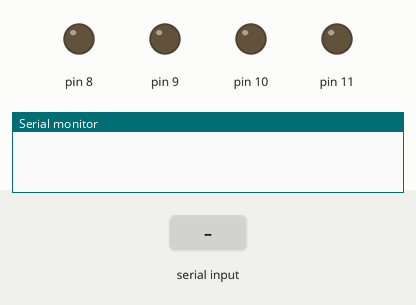
Simulated run of this sketch. Board: Arduino Uno, built with avr-gcc and run on an emulated ATmega328P. Parts: output pins drawn as LEDs (lit = HIGH), the last lines printed to the serial monitor. The test bench sets the inputs (shaded band).

Above: at 1.2 s.
1.3 s: "A\n" received over Serial
At 2.1 s:
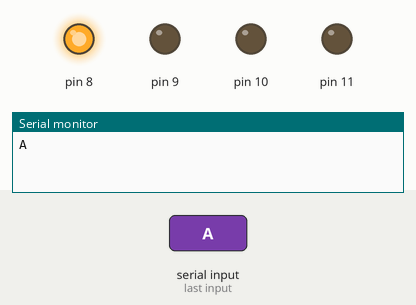
2.8 s: byte 66 ('B') received over Serial
At 3.3 s:
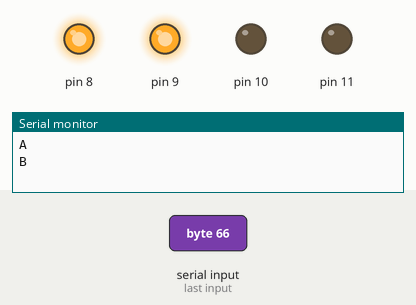
4.3 s: byte 97 ('a') received over Serial
At 5.5 s:
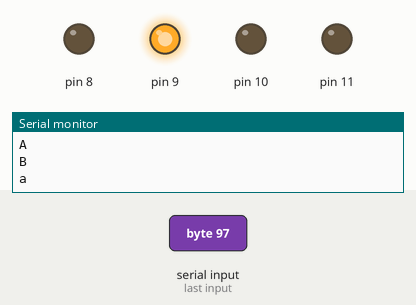
5.8 s: byte 67 ('C') received over Serial
At 6.8 s:
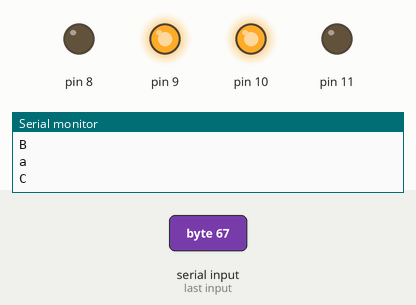
7.3 s: byte 98 ('b') received over Serial
At 7.9 s:
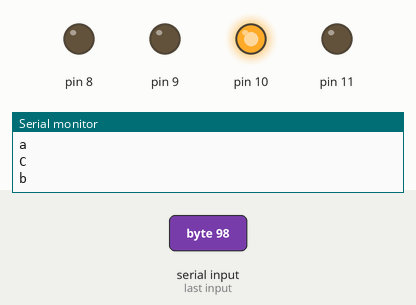
8.8 s: byte 68 ('D') received over Serial
At 9.1 s:
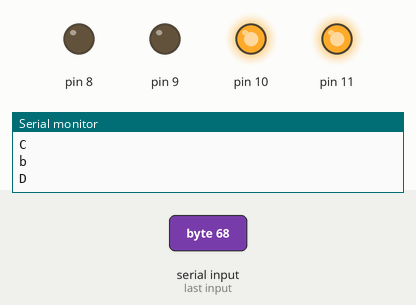
Timing chart, 0 to 11.3 s (numbered marks = the images above; inputs shaded):
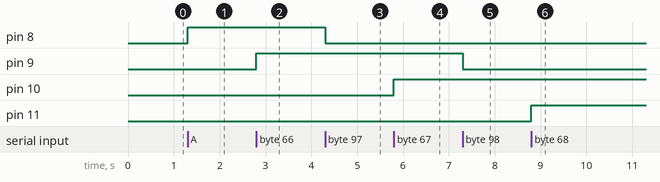

The sketch:

automation_bluetooth.ino
```cpp
/*
* Bluetooh based Home Automation
* Coder - Tashmin Mishra
*/
char data = 0;
void setup()
{
    Serial.begin(9600);   //Sets the baud for serial data transmission
    pinMode(8, OUTPUT);
    pinMode(9, OUTPUT);
    pinMode(10, OUTPUT);
    pinMode(11, OUTPUT);

}
void loop()
{
   if(Serial.available() > 0)      // Send data only when you receive data:
   {
      data = Serial.read();        //Read the incoming data & store into data
      Serial.print(data);          //Print Value inside data in Serial monitor
      Serial.print("\n");
      if(data == 'A')              // Checks whether value of data is equal to 'A'
         digitalWrite(8, HIGH);   //If value is A then device turns ON
      else if(data == 'a')         //  Checks whether value of data is equal to 'a'
         digitalWrite(8 , LOW);    //If value is a then device turns OFF
         else if(data=='B')
         digitalWrite(9,HIGH);
         else if(data=='b')
         digitalWrite(9,LOW);
         else if(data=='C')
         digitalWrite(10,HIGH);
         else if(data=='c')
         digitalWrite(10,LOW);
         else if(data=='D')
         digitalWrite(11,HIGH);
         else if(data=='d')
         digitalWrite(11,LOW);

     }
}
```

Measured:
- after the input at 1.3 s, pin 8: LOW → HIGH at once
- after the input at 2.8 s, pin 9: LOW → HIGH at once
- after the input at 4.3 s, pin 8: HIGH → LOW at once
- after the input at 5.8 s, pin 10: LOW → HIGH at once
- after the input at 7.3 s, pin 9: HIGH → LOW at once
- after the input at 8.8 s, pin 11: LOW → HIGH at once
